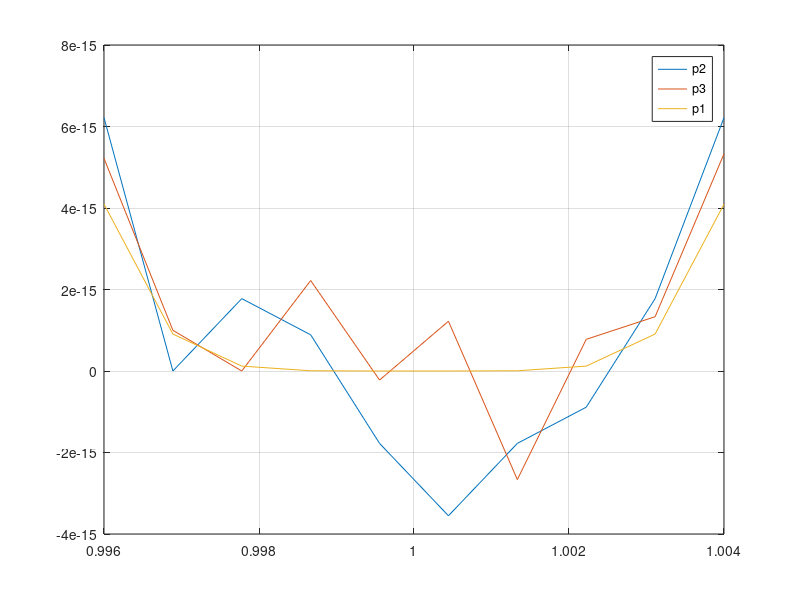

MATLAB code for this plot:
close all

xmin=0.996;
xmax=1.004;
points=10;
x=linspace(xmin,xmax,points);

p1=@(x)((x-1).^6);
p2=@(x)(x.^6-6*x.^5+15*x.^4-20*x.^3+15*x.^2-6*x+1);
p3=@(x)(1+x.*(-6+x.*(15+x.*(-20+x.*(15+x.*(-6+x))))));

y1=p1(x);
y2=p2(x);
y3=p3(x);

figure(1); clf

plot(x,y2,x,y3,x,y1)
legend('p2','p3','p1')
grid on